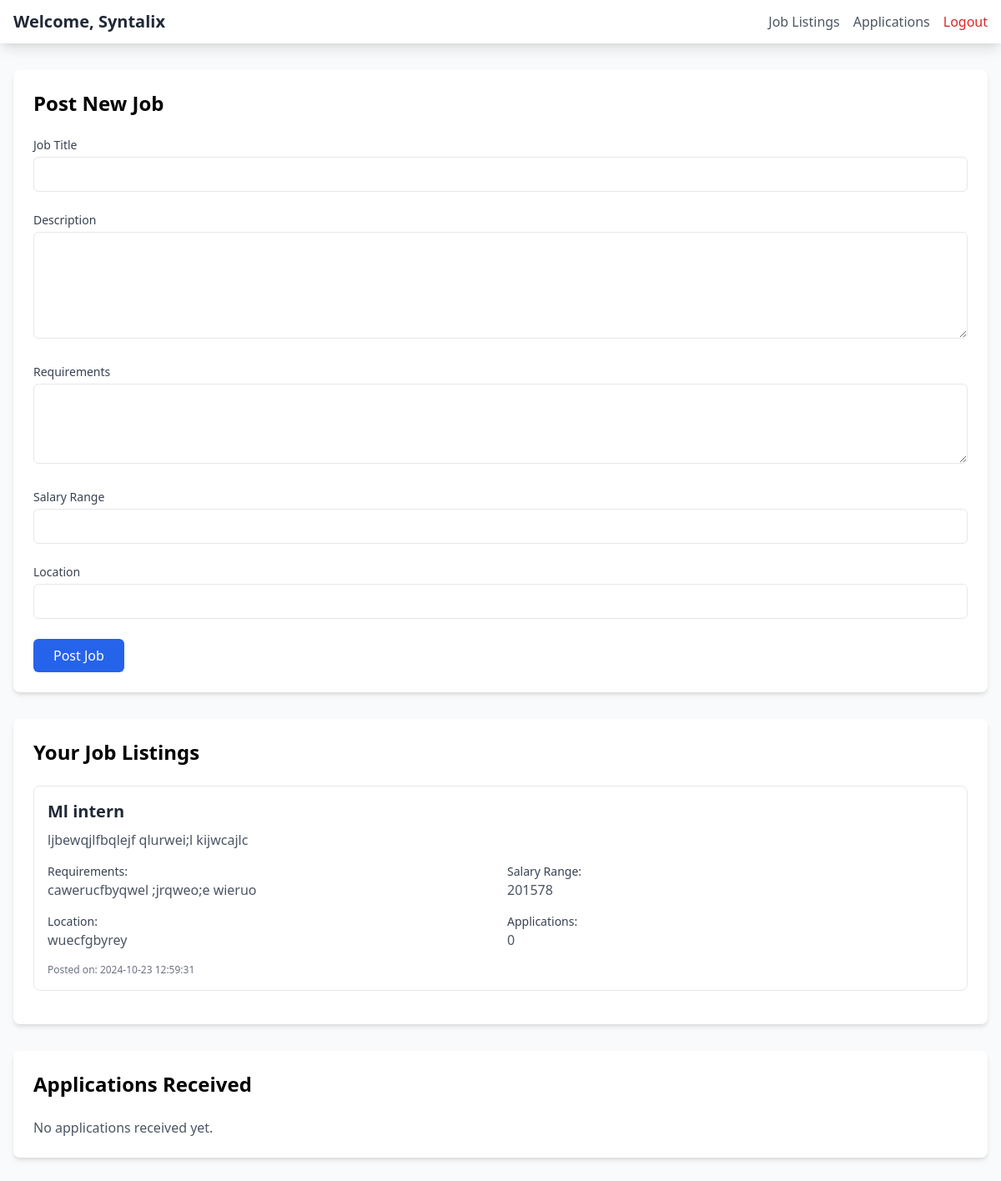
Screenshot of /company/dashboard (signed in) with the database file from the repository.
### tables this page shows
CREATE TABLE companies (
                        id INTEGER PRIMARY KEY AUTOINCREMENT,
                        company_name TEXT NOT NULL UNIQUE,
                        email TEXT NOT NULL UNIQUE,
                        password TEXT NOT NULL,
                        logo TEXT NOT NULL,
                        policy_doc TEXT NOT NULL,
                        created_at TIMESTAMP DEFAULT CURRENT_TIMESTAMP);

CREATE TABLE job_listings (
                        id INTEGER PRIMARY KEY AUTOINCREMENT,
                        company_id INTEGER NOT NULL,
                        title TEXT NOT NULL,
                        description TEXT NOT NULL,
                        requirements TEXT NOT NULL,
                        salary_range TEXT,
                        location TEXT,
                        created_at TIMESTAMP DEFAULT CURRENT_TIMESTAMP,
                        FOREIGN KEY (company_id) REFERENCES companies (id));

### app.py (the view)
@app.route('/company/dashboard')
def company_dashboard():
    if not session.get('company_id'):
        return redirect(url_for('company_login_signup'))
    conn = get_db()
    cursor = conn.cursor()
    cursor.execute('SELECT * FROM companies WHERE id = ?', (session['company_id'],))
    company = cursor.fetchone()
    cursor.execute('''
        SELECT j.*, COUNT(a.id) as application_count
        FROM job_listings j
        LEFT JOIN applications a ON j.id = a.job_id
        WHERE j.company_id = ?
        GROUP BY j.id
        ORDER BY j.created_at DESC''',
        (session['company_id'],))
    job_listings = cursor.fetchall()
    cursor.execute('''
        SELECT a.*, j.title as job_title, u.username, u.email, u.resume
        FROM applications a
        JOIN job_listings j ON a.job_id = j.id
        JOIN users u ON a.user_id = u.id
        WHERE j.company_id = ?
        ORDER BY a.created_at DESC''',
        (session['company_id'],))
    applications = cursor.fetchall()
    conn.close()
    return render_template('company_dashboard.html',
                         company=company,
                         job_listings=job_listings,
                         applications=applications)

### app.py (called while the page is built)
def get_db():
    conn = sqlite3.connect('jobportal.db')
    conn.row_factory = sqlite3.Row
    return conn

### templates/company_dashboard.html (shortened to what this page needs)
<!DOCTYPE html>
<html lang="en">
<head>
    <link href="https://cdnjs.cloudflare.com/ajax/libs/tailwindcss/2.2.19/tailwind.min.css" rel="stylesheet">
</head>
<body class="bg-gray-50">
    <nav class="bg-white shadow-lg">
        <div class="max-w-7xl mx-auto px-4 py-3">
            <div class="flex justify-between items-center">
                <h1 class="text-xl font-bold text-gray-800">Welcome, {{ session.company_name }}</h1>
                <div class="flex space-x-4">
                    <a href="#job-listings" class="text-gray-600 hover:text-gray-900">Job Listings</a>
                    <a href="#applications" class="text-gray-600 hover:text-gray-900">Applications</a>
                    <a href="{{ url_for('company_logout') }}" class="text-red-600 hover:text-red-800">Logout</a>
                </div>
            </div>
        </div>
    </nav>
    <main class="max-w-7xl mx-auto px-4 py-8">
        <section id="post-job" class="bg-white rounded-lg shadow-md p-6 mb-8">
            <h2 class="text-2xl font-bold mb-6">Post New Job</h2>
            <form action="{{ url_for('post_job') }}" method="POST" class="space-y-6">
                <div class="form-group">
                    <label for="job_title" class="block text-sm font-medium text-gray-700 mb-1">Job Title</label>
                    <input type="text"
                           id="job_title"
                           name="job_title"
                           required
                           class="w-full p-2 border rounded-md">
                </div>
                <div class="form-group">
                    <label for="description" class="block text-sm font-medium text-gray-700 mb-1">Description</label>
                    <textarea id="description"
                              name="description"
                              required
                              class="w-full p-2 border rounded-md h-32"></textarea>
                </div>
                <div class="form-group">
                    <label for="requirements" class="block text-sm font-medium text-gray-700 mb-1">Requirements</label>
                    <textarea id="requirements"
                              name="requirements"
                              required
                              class="w-full p-2 border rounded-md h-24"></textarea>
                </div>
                <div class="form-group">
                    <label for="salary_range" class="block text-sm font-medium text-gray-700 mb-1">Salary Range</label>
                    <input type="text"
                           id="salary_range"
                           name="salary_range"
                           required
                           class="w-full p-2 border rounded-md">
                </div>
                <div class="form-group">
                    <label for="location" class="block text-sm font-medium text-gray-700 mb-1">Location</label>
                    <input type="text"
                           id="location"
                           name="location"
                           required
                           class="w-full p-2 border rounded-md">
                </div>
                <button type="submit"
                        class="bg-blue-600 text-white px-6 py-2 rounded-md hover:bg-blue-700 transition duration-200">
                    Post Job
                </button>
            </form>
        </section>
        <section id="job-listings" class="bg-white rounded-lg shadow-md p-6 mb-8">
            <h2 class="text-2xl font-bold mb-6">Your Job Listings</h2>
            {% if job_listings %}
                {% for job in job_listings %}
                <div class="job-card border rounded-lg p-4 mb-4">
                    <h3 class="text-xl font-semibold text-gray-800">{{ job.title }}</h3>
                    <p class="my-2 text-gray-600">{{ job.description }}</p>
                    <div class="grid grid-cols-1 md:grid-cols-2 gap-4 mt-4">
                        <div>
                            <p class="text-sm font-medium text-gray-700">Requirements:</p>
                            <p class="text-gray-600">{{ job.requirements }}</p>
                        </div>
                        <div>
                            <p class="text-sm font-medium text-gray-700">Salary Range:</p>
                            <p class="text-gray-600">{{ job.salary_range }}</p>
                        </div>
                        <div>
                            <p class="text-sm font-medium text-gray-700">Location:</p>
                            <p class="text-gray-600">{{ job.location }}</p>
                        </div>
                        <div>
                            <p class="text-sm font-medium text-gray-700">Applications:</p>
                            <p class="text-gray-600">{{ job.application_count }}</p>
                        </div>
                    </div>
                    <p class="text-xs text-gray-500 mt-4">Posted on: {{ job.created_at }}</p>
                </div>
                {% endfor %}
            {% else %}
                <p class="text-gray-600">No job listings yet.</p>
            {% endif %}
        </section>
        <section id="applications" class="bg-white rounded-lg shadow-md p-6">
            <h2 class="text-2xl font-bold mb-6">Applications Received</h2>
            {% if applications %}
                {% for app in applications %}
                <div class="application-card border rounded-lg p-4 mb-4">
                    <h3 class="text-xl font-semibold text-gray-800">{{ app.job_title }}</h3>
                    <div class="grid grid-cols-1 md:grid-cols-2 gap-4 mt-4">
                        <div>
                            <p class="text-sm font-medium text-gray-700">Applicant:</p>
                            <p class="text-gray-600">{{ app.username }}</p>
                        </div>
                        <div>
                            <p class="text-sm font-medium text-gray-700">Email:</p>
                            <p class="text-gray-600">{{ app.email }}</p>
                        </div>
                    </div>
                    <div class="mt-4">
                        <p class="text-sm font-medium text-gray-700">Cover Letter:</p>
                        <p class="text-gray-600">{{ app.cover_letter }}</p>
                    </div>
                    <div class="mt-4 flex items-center justify-between">
                        <a href="{{ url_for('static', filename='uploads/' + app.resume) }}"
                           target="_blank"
                           class="inline-flex items-center px-4 py-2 border border-gray-300 rounded-md text-sm font-medium text-gray-700 bg-white hover:bg-gray-50">
                            View Resume
                        </a>
                        <form action="{{ url_for('update_application_status') }}" method="POST" class="flex space-x-2">
                            <input type="hidden" name="application_id" value="{{ app.id }}">
                            <button type="submit"
                                    name="status"
                                    value="Pending"
                                    class="px-3 py-1 rounded-md text-sm {% if app.status == 'Pending' %}bg-yellow-100 text-yellow-800{% else %}bg-gray-100 text-gray-800{% endif %}">
                                Pending
                            </button>
                            <button type="submit"
                                    name="status"
                                    value="Reviewing"
                                    class="px-3 py-1 rounded-md text-sm {% if app.status == 'Reviewing' %}bg-blue-100 text-blue-800{% else %}bg-gray-100 text-gray-800{% endif %}">
                                Reviewing
                            </button>
                            <button type="submit"
                                    name="status"
                                    value="Accepted"
                                    class="px-3 py-1 rounded-md text-sm {% if app.status == 'Accepted' %}bg-green-100 text-green-800{% else %}bg-gray-100 text-gray-800{% endif %}">
                                Accepted
                            </button>
                            <button type="submit"
                                    name="status"
                                    value="Rejected"
                                    class="px-3 py-1 rounded-md text-sm {% if app.status == 'Rejected' %}bg-red-100 text-red-800{% else %}bg-gray-100 text-gray-800{% endif %}">
                                Rejected
                            </button>
                        </form>
                    </div>
                    <p class="text-xs text-gray-500 mt-4">Applied on: {{ app.created_at }}</p>
                </div>
                {% endfor %}
            {% else %}
                <p class="text-gray-600">No applications received yet.</p>
            {% endif %}
        </section>
    </main>
</body>
</html>

### rows the page displays
companies: company_name "Syntalix"
job_listings: title "Ml intern", description "ljbewqjlfbqlejf qlurwei;l kijwcajlc", requirements "cawerucfbyqwel ;jrqweo;e wieruo", salary_range "201578", location "wuecfgbyrey", application_count "0", created_at "2024-10-23 12:59:31"
